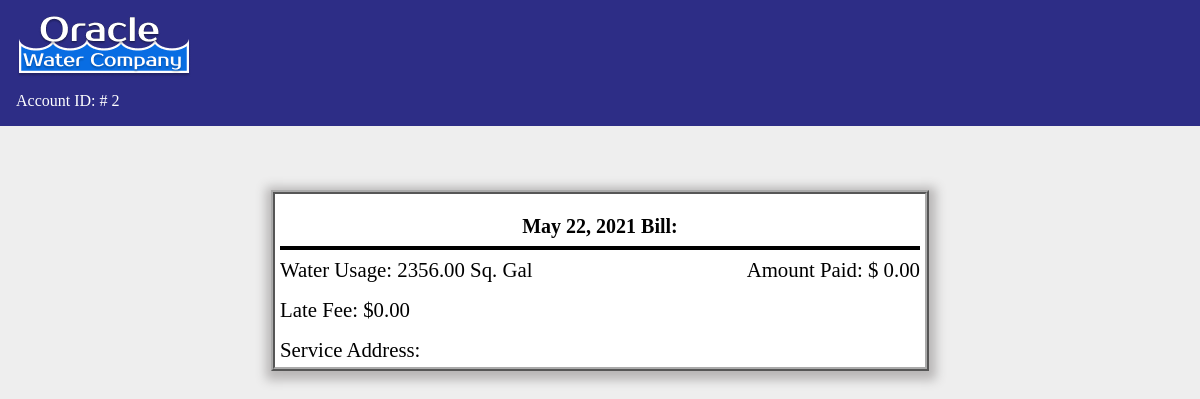
Page /bills/91/ (signed in) on the committed database.
### base/models.py (models this page shows, shortened)
class Bill(models.Model):
    billID = models.BigAutoField(
        primary_key=True)
    accountID = models.ForeignKey(
        Account, on_delete=models.CASCADE, null=True, blank=True)
    tierID = models.ForeignKey(
        Rate, on_delete=models.CASCADE, null=True, blank=True)
    amountDue = models.DecimalField(
        max_digits=10, decimal_places=2, default=0, null=True)
    currentReading = models.DecimalField(
        max_digits=10, decimal_places=2, default=0)
    readingDate = models.DateField(null=True, blank=True)
    lateFee = models.DecimalField(max_digits=10, decimal_places=2, default=0)
    paidInFull = models.BooleanField(null=True, blank=True, default=False)

### base/views.py (the view)
# urls.py: path('bills/<int:pk>/', BillPage.as_view(), name='detail'),
class BillPage(LoginRequiredMixin, DetailView):
    model = Bill
    template_name = 'bill/detail.html'

### base/templates/bill/detail.html (shortened to what this page needs)
{% load static %}
<!DOCTYPE html>
<html>
    <head>
    </head>
    <body>
        <div class="welcome-bar">
            <div class="company-title">{% load static %} <img src="{% static "images/oracle-logo.png" %}" alt="usage" /></div>
            <div class="account-id">Account ID: # {{user.id}}</div>
        </div>
        <div class="frame">
            <h2>{{bill.readingDate}} Bill:</h2>
            <hr>
            <div class="bill-information">
                <div class="water-usage">Water Usage: {{bill.currentReading}} Sq. Gal</div>
                <div class="amount">Amount Paid: $ {{bill.amountDue}}</div>
                <div class="late-fee">Late Fee: ${{bill.lateFee}}</div>
                <div class="address">Service Address: {{account.serviceAddress}}</div>
    </body>
</html>

### base/templates/bill/detail.html (style rules this page uses)
body { background-color: #EEEEEE; margin: 0; }
h2 { font-size: 20px; text-align: center; color: #000000; margin: 1rem 0rem 0rem 0px; }
hr { border: 2px solid #000000; }
.welcome-bar { display: grid; grid-template-rows: repeat(1, 1fr); grid-template-columns: repeat(1, 1fr); grid-gap: .5rem 1rem; font-weight: 500; color: #FFFFFF; font-family: 'Times New Roman', Times, serif; background-color: #2d2d86; padding: 1rem 1rem 1rem 1rem; }
.company-title { grid-row: 1 / 2; grid-column: 1 / 3; justify-self: left; font-size: 1.5rem; }
.account-id { grid-row: 2 / 3; grid-column: 1 / 3; justify-self: left; }
.frame { background-color: #FFFFFF; border-style: ridge; border-width: 4px; border-color: #AAA; width: 40rem; margin: 4rem auto auto auto; color: #000000; box-shadow: 1px 3px 10px 6px #b8b6b6; padding: 5px 5px 5px 5px; }
.bill-information { font-size: 1.3rem; display: grid; grid-template-rows: repeat(auto-fit, 1fr); grid-template-columns: repeat(auto-fit, 1fr); grid-gap: 1rem 1rem; font-weight: 500; justify-items: left; }
.water-usage { grid-column: 1 / 2; grid-row: 1 / 1; }
.amount { grid-column: 2 / 3; grid-row: 1 / 1; justify-self: right; }
.late-fee { grid-column: 1 / 2; grid-row: 2 / 2; }
.address { grid-column: 1 / 2; grid-row: 3 / 3; }

### rows in the picture
Bill: readingDate "May 22, 2021", currentReading "2356.00", amountDue "0.00", lateFee "0.00"

### other values in the picture
{{ user.id }} "2"
